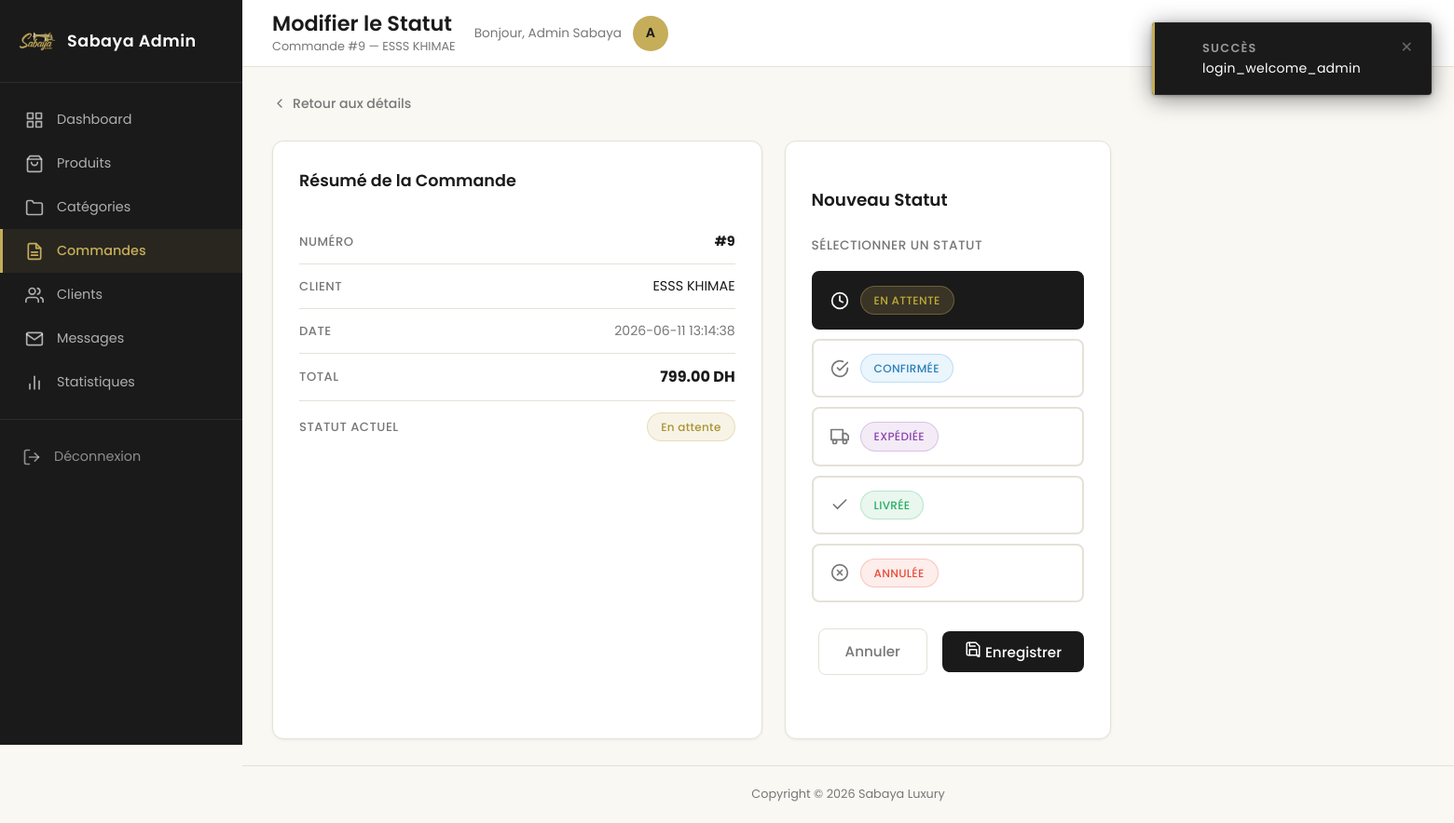
The app's page /sabaya/admin/orders/update-status.php?id=9 (signed in) with its own data.
### tables this page shows
CREATE TABLE `commande` (
  `id_commande` int(11) NOT NULL,
  `datecmd` datetime DEFAULT current_timestamp(),
  `statuscmd` varchar(50) DEFAULT 'En attente',
  `id_client` int(11) NOT NULL,
  `total` decimal(10,2) NOT NULL
);

CREATE TABLE `client` (
  `id_client` int(11) NOT NULL,
  `nom` varchar(100) NOT NULL,
  `prenom` varchar(100) NOT NULL,
  `email` varchar(150) NOT NULL,
  `telephone` varchar(20) NOT NULL,
  `password` varchar(255) NOT NULL,
  `role` enum('admin','client') DEFAULT 'client'
);

### sabaya/models/Order.php (called while the page is built, shortened)
<?php
class Order
{
    private $pdo;
    public function __construct($pdo)
    {
        $this->pdo = $pdo;
    }
public function getOrderById($id_commande)
{
    $sql = "SELECT commande.*, client.nom, client.prenom, client.email, client.telephone
            FROM commande
            INNER JOIN client
            ON commande.id_client = client.id_client
            WHERE commande.id_commande = :id_commande";
    $stmt = $this->pdo->prepare($sql);
    $stmt->execute([
        ':id_commande' => $id_commande
    ]);
    return $stmt->fetch();
}
}

### sabaya/admin/orders/update-status.php (the view, shortened to what this page needs)
<?php
require_once '../../models/Order.php';
$db = new Database();
$pdo = $db->getConnection();
$orderModel = new Order($pdo);
$id_commande = (int) $_GET['id'];
$order = $orderModel->getOrderById($id_commande);
$statusClass = match($order['statuscmd']) {
    'En attente' => 'order-badge--pending',
    'Confirmée'  => 'order-badge--confirmed',
    'Expédiée'   => 'order-badge--shipped',
    'Livrée'     => 'order-badge--delivered',
    'Annulée'    => 'order-badge--cancelled',
    default      => 'order-badge--pending',
};
?>
<!DOCTYPE html>
<html lang="fr">
<head>
    <link rel="stylesheet" href="../../assets/css/admin.css">
    <link rel="stylesheet" href="../../assets/css/toast.css">
</head>
<body class="admin-dashboard">
    <aside class="sidebar" id="sidebar" aria-label="Menu administration">
        <div class="sidebar-brand">
            <img src="../../assets/images/logo/logo.png" alt="Sabaya Luxury" class="sidebar-logo">
            <span class="sidebar-title">Sabaya Admin</span>
        </div>
        <nav aria-label="Navigation principale admin">
            <ul class="sidebar-nav">
                <li class="nav-item">
                    <a href="../dashboard.php">
                        <span>Dashboard</span>
                    </a>
                </li>
                <li class="nav-item">
                    <a href="../products/list.php">
                        <svg width="20" height="20" viewBox="0 0 24 24" fill="none" stroke="currentColor" stroke-width="2" stroke-linecap="round" stroke-linejoin="round" aria-hidden="true"><path d="M6 2L3 6v14a2 2 0 002 2h14a2 2 0 002-2V6l-3-4z"/><line x1="3" y1="6" x2="21" y2="6"/><path d="M16 10a4 4 0 01-8 0"/></svg>
                        <span>Produits</span>
                    </a>
                </li>
                <li class="nav-item">
                    <a href="../categories/list.php">
                        <svg width="20" height="20" viewBox="0 0 24 24" fill="none" stroke="currentColor" stroke-width="2" stroke-linecap="round" stroke-linejoin="round" aria-hidden="true"><path d="M22 19a2 2 0 01-2 2H4a2 2 0 01-2-2V5a2 2 0 012-2h5l2 3h9a2 2 0 012 2z"/></svg>
                        <span>Catégories</span>
                    </a>
                </li>
                <li class="nav-item active">
                    <a href="list.php" aria-current="page">
                        <span>Commandes</span>
                    </a>
                </li>
                <li class="nav-item">
                    <a href="../users/list.php">
                        <span>Clients</span>
                    </a>
                </li>
                <li class="nav-item">
                    <a href="../contact/list.php">
                        <svg width="20" height="20" viewBox="0 0 24 24" fill="none" stroke="currentColor" stroke-width="2" stroke-linecap="round" stroke-linejoin="round" aria-hidden="true"><path d="M4 4h16c1.1 0 2 .9 2 2v12c0 1.1-.9 2-2 2H4c-1.1 0-2-.9-2-2V6c0-1.1.9-2 2-2z"/><polyline points="22,6 12,13 2,6"/></svg>
                        <span>Messages</span>
                    </a>
                </li>
                <li class="nav-item">
                    <a href="../statistics/index.php">
                        <svg width="20" height="20" viewBox="0 0 24 24" fill="none" stroke="currentColor" stroke-width="2" stroke-linecap="round" stroke-linejoin="round" aria-hidden="true"><line x1="18" y1="20" x2="18" y2="10"/><line x1="12" y1="20" x2="12" y2="4"/><line x1="6" y1="20" x2="6" y2="14"/></svg>
                        <span>Statistiques</span>
                    </a>
                </li>
            </ul>
        </nav>
        <div class="sidebar-footer">
            <a href="../../auth/logout.php" class="logout-btn">
                <svg width="20" height="20" viewBox="0 0 24 24" fill="none" stroke="currentColor" stroke-width="2" stroke-linecap="round" stroke-linejoin="round" aria-hidden="true"><path d="M9 21H5a2 2 0 01-2-2V5a2 2 0 012-2h4"/><polyline points="16 17 21 12 16 7"/><line x1="21" y1="12" x2="9" y2="12"/></svg>
                <span>Déconnexion</span>
            </a>
        </div>
    </aside>
    <div class="admin-main-wrapper">
        <header class="admin-top-header">
            <div class="header-title-block">
                <h1>Modifier le Statut</h1>
                <p class="header-subtitle">Commande #<?= htmlspecialchars($order['id_commande']) ?> — <?= htmlspecialchars($order['prenom']) ?> <?= htmlspecialchars($order['nom']) ?></p>
            </div>
            <div class="header-user">
                <span class="user-greeting">Bonjour, <?= htmlspecialchars(isset($_SESSION['user_name']) ? $_SESSION['user_name'] : 'Admin') ?></span>
                <a href="../../auth/profile.php" class="user-avatar" aria-label="Mon profil">
                    <?= strtoupper(substr(isset($_SESSION['user_name']) ? $_SESSION['user_name'] : 'A', 0, 1)) ?>
                </a>
            </div>
        </header>
        <main class="admin-content">
            <nav class="order-breadcrumb" aria-label="Fil d'Ariane">
                <a href="details.php?id=<?= htmlspecialchars($order['id_commande']) ?>" class="breadcrumb-back">
                    <svg width="16" height="16" viewBox="0 0 24 24" fill="none" stroke="currentColor" stroke-width="2" stroke-linecap="round" stroke-linejoin="round" aria-hidden="true"><polyline points="15 18 9 12 15 6"/></svg>
                    Retour aux détails
                </a>
            </nav>
            <div class="form-grid" style="max-width:900px;">
                <section class="order-info-card" aria-label="Résumé de la commande">
                    <div class="order-info-card-header" style="margin-bottom:20px;">
                        <h2>Résumé de la Commande</h2>
                    </div>
                    <dl class="order-info-dl">
                        <div class="order-info-row">
                            <dt>Numéro</dt>
                            <dd><span class="order-id-cell">#<?= htmlspecialchars($order['id_commande']) ?></span></dd>
                        </div>
                        <div class="order-info-row">
                            <dt>Client</dt>
                            <dd><?= htmlspecialchars($order['prenom']) ?> <?= htmlspecialchars($order['nom']) ?></dd>
                        </div>
                        <div class="order-info-row">
                            <dt>Date</dt>
                            <dd><span class="order-date-cell"><?= htmlspecialchars($order['datecmd']) ?></span></dd>
                        </div>
                        <div class="order-info-row">
                            <dt>Total</dt>
                            <dd><strong class="order-total-value"><?= number_format((float)$order['total'], 2, '.', ' ') ?> DH</strong></dd>
                        </div>
                        <div class="order-info-row">
                            <dt>Statut actuel</dt>
                            <dd><span class="order-badge <?= $statusClass ?>"><?= htmlspecialchars($order['statuscmd']) ?></span></dd>
                        </div>
                    </dl>
                </section>
                <section class="form-card" aria-label="Formulaire de modification du statut">
                    <form method="POST" id="updateStatusForm" class="luxury-form" novalidate>
                        <fieldset class="form-card" style="border:none;padding:0;margin:0;box-shadow:none;">
                            <legend style="font-size:1.15rem;font-weight:600;color:var(--clr-dark);margin-bottom:24px;float:none;width:auto;padding:0;">
                                Nouveau Statut
                            </legend>
                            <div class="form-group" style="margin-bottom:28px;">
                                <label for="status" style="margin-bottom:12px;">Sélectionner un statut</label>
                                <div class="status-selector" role="group" aria-label="Choisir le statut de la commande">
                                    <?php
                                    $statuses = [
                                        ['value' => 'En attente', 'class' => 'order-badge--pending',   'icon' => '<circle cx="12" cy="12" r="10"/><polyline points="12 6 12 12 16 14"/>'],
                                        ['value' => 'Confirmée',  'class' => 'order-badge--confirmed', 'icon' => '<path d="M22 11.08V12a10 10 0 11-5.93-9.14"/><polyline points="22 4 12 14.01 9 11.01"/>'],
                                        ['value' => 'Expédiée',   'class' => 'order-badge--shipped',   'icon' => '<rect x="1" y="3" width="15" height="13"/><polygon points="16 8 20 8 23 11 23 16 16 16 16 8"/><circle cx="5.5" cy="18.5" r="2.5"/><circle cx="18.5" cy="18.5" r="2.5"/>'],
                                        ['value' => 'Livrée',     'class' => 'order-badge--delivered', 'icon' => '<polyline points="20 6 9 17 4 12"/>'],
                                        ['value' => 'Annulée',    'class' => 'order-badge--cancelled', 'icon' => '<circle cx="12" cy="12" r="10"/><line x1="15" y1="9" x2="9" y2="15"/><line x1="9" y1="9" x2="15" y2="15"/>'],
                                    ];
                                    foreach ($statuses as $s):
                                        $isSelected = ($order['statuscmd'] === $s['value']);
                                    ?>
                                    <label class="status-option <?= $isSelected ? 'is-selected' : '' ?>" for="status_<?= md5($s['value']) ?>">
                                        <span class="status-option-inner">
                                            <svg width="20" height="20" viewBox="0 0 24 24" fill="none" stroke="currentColor" stroke-width="2" stroke-linecap="round" stroke-linejoin="round" aria-hidden="true"><?= $s['icon'] ?></svg>
                                            <span class="order-badge <?= $s['class'] ?>"><?= htmlspecialchars($s['value']) ?></span>
                                        </span>
                                    </label>
                                    <?php endforeach; ?>
                                </div>
                            </div>
                            <div class="form-actions">
                                <a href="details.php?id=<?= htmlspecialchars($order['id_commande']) ?>" class="btn-secondary">Annuler</a>
                                <button type="submit" class="btn-primary" id="submitStatusBtn">
                                    <svg width="18" height="18" viewBox="0 0 24 24" fill="none" stroke="currentColor" stroke-width="2" stroke-linecap="round" stroke-linejoin="round" aria-hidden="true"><path d="M19 21H5a2 2 0 01-2-2V5a2 2 0 012-2h11l5 5v14a2 2 0 01-2 2z"/><polyline points="17 21 17 13 7 13 7 21"/><polyline points="7 3 7 8 15 8"/></svg>
                                    Enregistrer
                                </button>
                            </div>
                        </fieldset>
                    </form>
                </section>
            </div>
        </main>
        <footer class="admin-footer">
            <p>Copyright &copy; 2026 Sabaya Luxury</p>
        </footer>
    </div>
    <?php
    if (isset($_SESSION['_toast'])) {
        $toastMessage = $_SESSION['_toast']['message'] ?? '';
        $toastType    = $_SESSION['_toast']['type']    ?? 'success';
        echo '<div id="toast-container" aria-live="polite" aria-atomic="false"'
           . ' data-flash-message="' . htmlspecialchars($toastMessage, ENT_QUOTES) . '"'
           . ' data-flash-type="'    . htmlspecialchars($toastType,    ENT_QUOTES) . '"></div>';
    } else {
        echo '<div id="toast-container" aria-live="polite" aria-atomic="false"></div>';
    }
    ?>
</body>
</html>

### sabaya/assets/css/toast.css (style rules this page uses)
#toast-container { position: fixed; top: 24px; right: 24px; z-index: 99999; display: flex; flex-direction: column; gap: 12px; pointer-events: none; max-width: calc(100vw - 48px); }

### records on screen
commande: id_commande "9", id_client.prenom "ESSS", id_client.nom "KHIMAE", datecmd "2026-06-11 13:14:38", total "799.00", statuscmd "En attente"

### other values on screen
isset($_SESSION['user_name']) ? $_SESSION['user_name'] : 'Admin' "Admin Sabaya"
$s['value'] "EN ATTENTE"
$s['value'] "CONFIRMÉE"
$s['value'] "EXPÉDIÉE"
$s['value'] "LIVRÉE"
$s['value'] "ANNULÉE"
